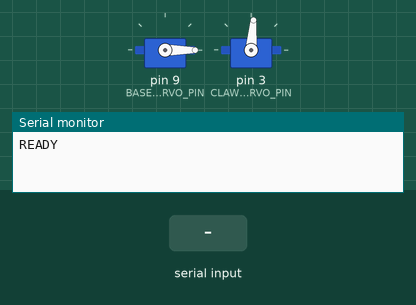
The sketch below on a simulated Arduino Uno, built with avr-gcc and run on an emulated ATmega328P. On the bench: 2 × servo, the last lines printed to the serial monitor. The inputs (shaded band) are chosen by the test bench.

Above: at 1.2 s.
1.3 s: "O90\n" received over Serial
At 2.1 s:
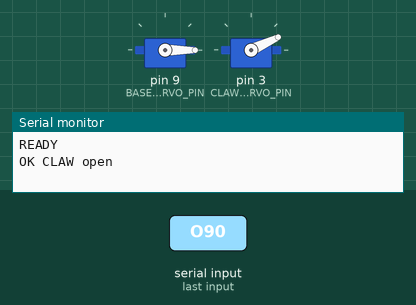
2.8 s: "p\n" received over Serial
4.3 s: "90 45\n" received over Serial
Timing chart, 0 to 7.3 s (numbered marks = the images above; inputs shaded):
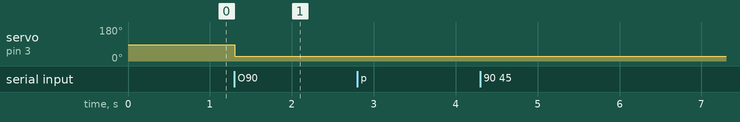

Measured:
- after the input at 1.3 s, servo on pin 3 (CLAW_SERVO_PIN): 85° → 25° at once

The sketch:

arduinoFirmware.ino
```cpp
/*
    O              -> open claw
    C              -> close claw
    P <degA> <degB> -> base (A) to degA, pivot (B) to degB, absolute, 0-180
                       A is the base servo, B is the pivot stepper
*/
#include <AccelStepper.h>
#include <Servo.h>

// ===== PIN CONFIG =====
const uint8_t BASE_SERVO_PIN = 9;   // <-- change if your base servo is on a different pin

const uint8_t PIVOT_IN1 = 4;
const uint8_t PIVOT_IN2 = 5;
const uint8_t PIVOT_IN3 = 6;
const uint8_t PIVOT_IN4 = 7;

const uint8_t CLAW_SERVO_PIN = 3;

// ===== MOTION CONFIG =====
const long  STEPS_PER_REV     = 4096L;
const float STEPS_PER_DEGREE  = STEPS_PER_REV / 360.0f;

const float PIVOT_MAX_SPEED = 360.0;
const float PIVOT_ACCEL     = 120.0;

const int MAX_ANGLE = 180;

const int CLAW_OPEN_ANGLE   = 25;
const int CLAW_CLOSED_ANGLE = 85;

AccelStepper pivotStepper(AccelStepper::HALF4WIRE, PIVOT_IN1, PIVOT_IN3, PIVOT_IN2, PIVOT_IN4);
Servo baseServo;
Servo claw;

// ===== STATE =====
int  posA = 0;          // base angle (servo)
int  posB = 0;          // pivot angle (stepper)
bool clawOpen = false;
bool servosAttached = false;
char line[48];
uint8_t lineLength = 0;

// ===== HELPERS =====
long degToSteps(long degrees) {
  if (degrees >= 0) return (long)(degrees * STEPS_PER_DEGREE + 0.5f);
  return (long)(degrees * STEPS_PER_DEGREE - 0.5f);
}

int clampAngle(int deg) {
  if (deg < 0) return 0;
  if (deg > MAX_ANGLE) return MAX_ANGLE;
  return deg;
}

bool stepperRunning() {
  return pivotStepper.distanceToGo() != 0;
}

void detachServosForStepping() {
  if (servosAttached) {
    baseServo.detach();
    claw.detach();
    servosAttached = false;
  }
}

void reattachServos() {
  if (!servosAttached) {
    baseServo.attach(BASE_SERVO_PIN);
    claw.attach(CLAW_SERVO_PIN);
    baseServo.write(posA);
    claw.write(clawOpen ? CLAW_OPEN_ANGLE : CLAW_CLOSED_ANGLE);
    servosAttached = true;
    delay(50);  // let the servos settle before stepper run() resumes
  }
}

void moveBothTo(int targetA, int targetB) {
  targetA = clampAngle(targetA);
  targetB = clampAngle(targetB);

  // Detach servos before the pivot stepper starts moving, to avoid timer conflict
  detachServosForStepping();

  // Drive the base servo, then start the pivot stepper toward its target
  // (We re-attach the base briefly to issue the command, then detach again.)
  baseServo.attach(BASE_SERVO_PIN);
  baseServo.write(targetA);
  delay(50);
  baseServo.detach();

  pivotStepper.moveTo(degToSteps(targetB));

  posA = targetA;
  posB = targetB;

  Serial.print(F("OK P "));
  Serial.print(posA);
  Serial.print(F(" "));
  Serial.println(posB);
}

void setClaw(bool open) {
  if (open == clawOpen && servosAttached) {
    Serial.println(F("OK CLAW nochange"));
    return;
  }

  reattachServos();

  claw.write(open ? CLAW_OPEN_ANGLE : CLAW_CLOSED_ANGLE);
  clawOpen = open;

  Serial.print(F("OK CLAW "));
  Serial.println(open ? F("open") : F("closed"));
}

void handleLine(char *cmd) {
  while (*cmd == ' ' || *cmd == '\t') cmd++;
  if (*cmd == '\0') return;

  char first = cmd[0];

  if (first == 'O' || first == 'o') { setClaw(true);  return; }
  if (first == 'C' || first == 'c') { setClaw(false); return; }

  if (first == 'P' || first == 'p') {
    int degA = 0, degB = 0;
    if (sscanf(cmd, " %*c %d %d", &degA, &degB) == 2) {
      moveBothTo(degA, degB);
      return;
    }
    Serial.println(F("ERR format"));
    return;
  }

  Serial.print(F("ERR unknown: "));
  Serial.println(cmd);
}

void readSerialLine() {
  while (Serial.available() > 0) {
    char c = (char)Serial.read();
    if (c == '\r' || c == '\n') {
      if (lineLength > 0) {
        line[lineLength] = '\0';
        handleLine(line);
        lineLength = 0;
      }
      return;
    }
    if (c >= 32 && c <= 126 && lineLength < sizeof(line) - 1) {
      line[lineLength++] = c;
    }
  }
}

void setup() {
  Serial.begin(115200);
  while (!Serial) { ; }

  pivotStepper.setMaxSpeed(PIVOT_MAX_SPEED);
  pivotStepper.setAcceleration(PIVOT_ACCEL);

  baseServo.attach(BASE_SERVO_PIN);
  baseServo.write(0);
  claw.attach(CLAW_SERVO_PIN);
  claw.write(CLAW_CLOSED_ANGLE);
  servosAttached = true;

  Serial.println(F("READY"));
}

void loop() {
  readSerialLine();
  pivotStepper.run();

  // Once the pivot stepper stops, reattach the servos automatically
  static bool prevRunning = false;
  bool running = stepperRunning();
  if (prevRunning && !running) {
    reattachServos();
  }
  prevRunning = running;
}
```

stepper_debug.ino
```cpp
// /*
//     O              -> open claw
//     C              -> close claw
//     P <degA> <degB> -> move base (A) to degA and pivot (B) to degB, absolute, 0-180
// */

// #include <AccelStepper.h>
// #include <Servo.h>

// // ===== PIN CONFIG =====
// const uint8_t BASE_IN1 = 4;
// const uint8_t BASE_IN2 = 5;
// const uint8_t BASE_IN3 = 6;
// const uint8_t BASE_IN4 = 7;

// const uint8_t PIVOT_IN1 = 9;
// const uint8_t PIVOT_IN2 = 10;
// const uint8_t PIVOT_IN3 = 11;
// const uint8_t PIVOT_IN4 = 12;

// const uint8_t SERVO_PIN = 3;

// // ===== MOTION CONFIG =====
// const long  STEPS_PER_REV     = 4096L;
// const float STEPS_PER_DEGREE  = STEPS_PER_REV / 360.0f;

// const float BASE_MAX_SPEED  = 520.0;
// const float BASE_ACCEL      = 180.0;
// const float PIVOT_MAX_SPEED = 360.0;
// const float PIVOT_ACCEL     = 120.0;

// const int MAX_ANGLE = 180;

// const int CLAW_OPEN_ANGLE   = 25;
// const int CLAW_CLOSED_ANGLE = 85;

// // 28BYJ-48 + ULN2003 with AccelStepper: pin order IN1, IN3, IN2, IN4
// AccelStepper baseStepper(AccelStepper::HALF4WIRE, BASE_IN1, BASE_IN3, BASE_IN2, BASE_IN4);
// AccelStepper pivotStepper(AccelStepper::HALF4WIRE, PIVOT_IN1, PIVOT_IN3, PIVOT_IN2, PIVOT_IN4);
// Servo claw;

// // ===== STATE =====
// int  posA = 0;          // last commanded angle, base
// int  posB = 0;          // last commanded angle, pivot
// bool clawOpen = false;  // last commanded claw state

// char line[48];
// uint8_t lineLength = 0;

// // ===== HELPERS =====
// long degToSteps(long degrees) {
//   if (degrees >= 0) return (long)(degrees * STEPS_PER_DEGREE + 0.5f);
//   return (long)(degrees * STEPS_PER_DEGREE - 0.5f);
// }

// int clampAngle(int deg) {
//   if (deg < 0) return 0;
//   if (deg > MAX_ANGLE) return MAX_ANGLE;
//   return deg;
// }

// void moveBothTo(int targetA, int targetB) {
//   targetA = clampAngle(targetA);
//   targetB = clampAngle(targetB);

//   // Non-blocking: just set the new target. The actual stepping happens in loop().
//   baseStepper.moveTo(degToSteps(targetA));
//   pivotStepper.moveTo(degToSteps(targetB));

//   posA = targetA;
//   posB = targetB;

//   Serial.print(F("OK P "));
//   Serial.print(posA);
//   Serial.print(F(" "));
//   Serial.println(posB);
// }

// void setClaw(bool open) {
//   if (open == clawOpen) {
//     Serial.println(F("OK CLAW nochange"));
//     return;
//   }
//   claw.write(open ? CLAW_OPEN_ANGLE : CLAW_CLOSED_ANGLE);
//   clawOpen = open;
//   Serial.print(F("OK CLAW "));
//   Serial.println(open ? F("open") : F("closed"));
// }

// // ===== SERIAL DECODING =====
// void handleLine(char *cmd) {
//   // Trim leading whitespace
//   while (*cmd == ' ' || *cmd == '\t') cmd++;
//   if (*cmd == '\0') return;

//   char first = cmd[0];

//   if (first == 'O' || first == 'o') { setClaw(true);  return; }
//   if (first == 'C' || first == 'c') { setClaw(false); return; }

//   if (first == 'P' || first == 'p') {
//     int degA = 0, degB = 0;
//     if (sscanf(cmd, " %*c %d %d", &degA, &degB) == 2) {
//       moveBothTo(degA, degB);
//       return;
//     }
//     Serial.println(F("ERR format"));
//     return;
//   }

//   Serial.print(F("ERR unknown: "));
//   Serial.println(cmd);
// }

// void readSerialLine() {
//   while (Serial.available() > 0) {
//     char c = (char)Serial.read();

//     if (c == '\r' || c == '\n') {
//       if (lineLength > 0) {
//         line[lineLength] = '\0';
//         handleLine(line);
//         lineLength = 0;
//       }
//       return;
//     }

//     if (c >= 32 && c <= 126 && lineLength < sizeof(line) - 1) {
//       line[lineLength++] = c;
//     }
//   }
// }

// // ===== ARDUINO ENTRY POINTS =====
// void setup() {
//   Serial.begin(115200);
//   while (!Serial) { ; }

//   baseStepper.setMaxSpeed(BASE_MAX_SPEED);
//   baseStepper.setAcceleration(BASE_ACCEL);
//   pivotStepper.setMaxSpeed(PIVOT_MAX_SPEED);
//   pivotStepper.setAcceleration(PIVOT_ACCEL);

//   claw.attach(SERVO_PIN);
//   claw.write(CLAW_CLOSED_ANGLE);

//   Serial.println(F("READY"));
// }

// void loop() {
//   readSerialLine();
//   baseStepper.run();
//   pivotStepper.run();
// }
```
